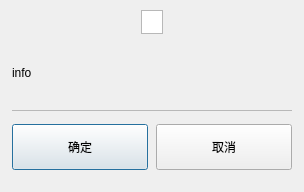
<?xml version='1.0' encoding='utf-8'?>
<ui version="4.0">
 <class>OKDialog</class>
 <widget class="QDialog" name="OKDialog">
  <property name="enabled">
   <bool>true</bool>
  </property>
  <property name="geometry">
   <rect>
    <x>8</x>
    <y>24</y>
    <width>304</width>
    <height>192</height>
   </rect>
  </property>
  <property name="windowTitle">
   <string>OKDialog</string>
  </property>
  <widget class="QLabel" name="info">
   <property name="geometry">
    <rect>
     <x>12</x>
     <y>42</y>
     <width>280</width>
     <height>62</height>
    </rect>
   </property>
   <property name="text">
    <string>info</string>
   </property>
  </widget>
  <widget class="QGraphicsView" name="title">
   <property name="geometry">
    <rect>
     <x>141</x>
     <y>10</y>
     <width>22</width>
     <height>24</height>
    </rect>
   </property>
  </widget>
  <widget class="QPushButton" name="confirm_button">
   <property name="geometry">
    <rect>
     <x>12</x>
     <y>124</y>
     <width>136</width>
     <height>46</height>
    </rect>
   </property>
   <property name="text">
    <string>确定</string>
   </property>
  </widget>
  <widget class="QPushButton" name="cancel_button">
   <property name="geometry">
    <rect>
     <x>156</x>
     <y>124</y>
     <width>136</width>
     <height>46</height>
    </rect>
   </property>
   <property name="text">
    <string>取消</string>
   </property>
  </widget>
  <widget class="QGraphicsView" name="splite">
   <property name="geometry">
    <rect>
     <x>12</x>
     <y>110</y>
     <width>280</width>
     <height>1</height>
    </rect>
   </property>
  </widget>
 </widget>
 <resources />
 <connections />
</ui>
